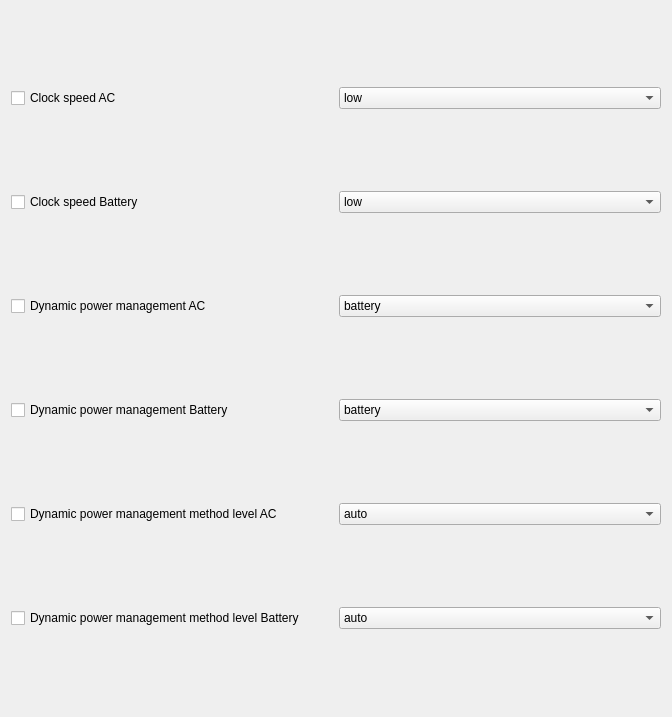
          <widget class="QWidget" name="scrollAreaWidgetContents_5">
           <property name="geometry">
            <rect>
             <x>0</x>
             <y>0</y>
             <width>672</width>
             <height>717</height>
            </rect>
           </property>
           <layout class="QVBoxLayout" name="verticalLayout_11">
            <item>
             <layout class="QHBoxLayout" name="horizontalLayout_30">
              <item>
               <widget class="QCheckBox" name="checkBox_32">
                <property name="text">
                 <string>Clock speed AC</string>
                </property>
               </widget>
              </item>
              <item>
               <widget class="QComboBox" name="comboBox_15">
                <item>
                 <property name="text">
                  <string>low</string>
                 </property>
                </item>
                <item>
                 <property name="text">
                  <string>mid</string>
                 </property>
                </item>
                <item>
                 <property name="text">
                  <string>high</string>
                 </property>
                </item>
                <item>
                 <property name="text">
                  <string>auto</string>
                 </property>
                </item>
                <item>
                 <property name="text">
                  <string>default</string>
                 </property>
                </item>
               </widget>
              </item>
             </layout>
            </item>
            <item>
             <layout class="QHBoxLayout" name="horizontalLayout_31">
              <item>
               <widget class="QCheckBox" name="checkBox_33">
                <property name="text">
                 <string>Clock speed Battery</string>
                </property>
               </widget>
              </item>
              <item>
               <widget class="QComboBox" name="comboBox_16">
                <item>
                 <property name="text">
                  <string>low</string>
                 </property>
                </item>
                <item>
                 <property name="text">
                  <string>mid</string>
                 </property>
                </item>
                <item>
                 <property name="text">
                  <string>high</string>
                 </property>
                </item>
                <item>
                 <property name="text">
                  <string>auto</string>
                 </property>
                </item>
                <item>
                 <property name="text">
                  <string>default</string>
                 </property>
                </item>
               </widget>
              </item>
             </layout>
            </item>
            <item>
             <layout class="QHBoxLayout" name="horizontalLayout_32">
              <item>
               <widget class="QCheckBox" name="checkBox_34">
                <property name="text">
                 <string>Dynamic power management AC</string>
                </property>
               </widget>
              </item>
              <item>
               <widget class="QComboBox" name="comboBox_17">
                <item>
                 <property name="text">
                  <string>battery</string>
                 </property>
                </item>
                <item>
                 <property name="text">
                  <string>performance</string>
                 </property>
                </item>
               </widget>
              </item>
             </layout>
            </item>
            <item>
             <layout class="QHBoxLayout" name="horizontalLayout_33">
              <item>
               <widget class="QCheckBox" name="checkBox_35">
                <property name="text">
                 <string>Dynamic power management Battery</string>
                </property>
               </widget>
              </item>
              <item>
               <widget class="QComboBox" name="comboBox_18">
                <item>
                 <property name="text">
                  <string>battery</string>
                 </property>
                </item>
                <item>
                 <property name="text">
                  <string>performance</string>
                 </property>
                </item>
               </widget>
              </item>
             </layout>
            </item>
            <item>
             <layout class="QHBoxLayout" name="horizontalLayout_34">
              <item>
               <widget class="QCheckBox" name="checkBox_36">
                <property name="text">
                 <string>Dynamic power management method level AC</string>
                </property>
               </widget>
              </item>
              <item>
               <widget class="QComboBox" name="comboBox_19">
                <item>
                 <property name="text">
                  <string>auto</string>
                 </property>
                </item>
                <item>
                 <property name="text">
                  <string>low</string>
                 </property>
                </item>
                <item>
                 <property name="text">
                  <string>high</string>
                 </property>
                </item>
               </widget>
              </item>
             </layout>
            </item>
            <item>
             <layout class="QHBoxLayout" name="horizontalLayout_35">
              <item>
               <widget class="QCheckBox" name="checkBox_37">
                <property name="text">
                 <string>Dynamic power management method level Battery</string>
                </property>
               </widget>
              </item>
              <item>
               <widget class="QComboBox" name="comboBox_20">
                <item>
                 <property name="text">
                  <string>auto</string>
                 </property>
                </item>
                <item>
                 <property name="text">
                  <string>low</string>
                 </property>
                </item>
                <item>
                 <property name="text">
                  <string>high</string>
                 </property>
                </item>
               </widget>
              </item>
             </layout>
            </item>
           </layout>
          </widget>
